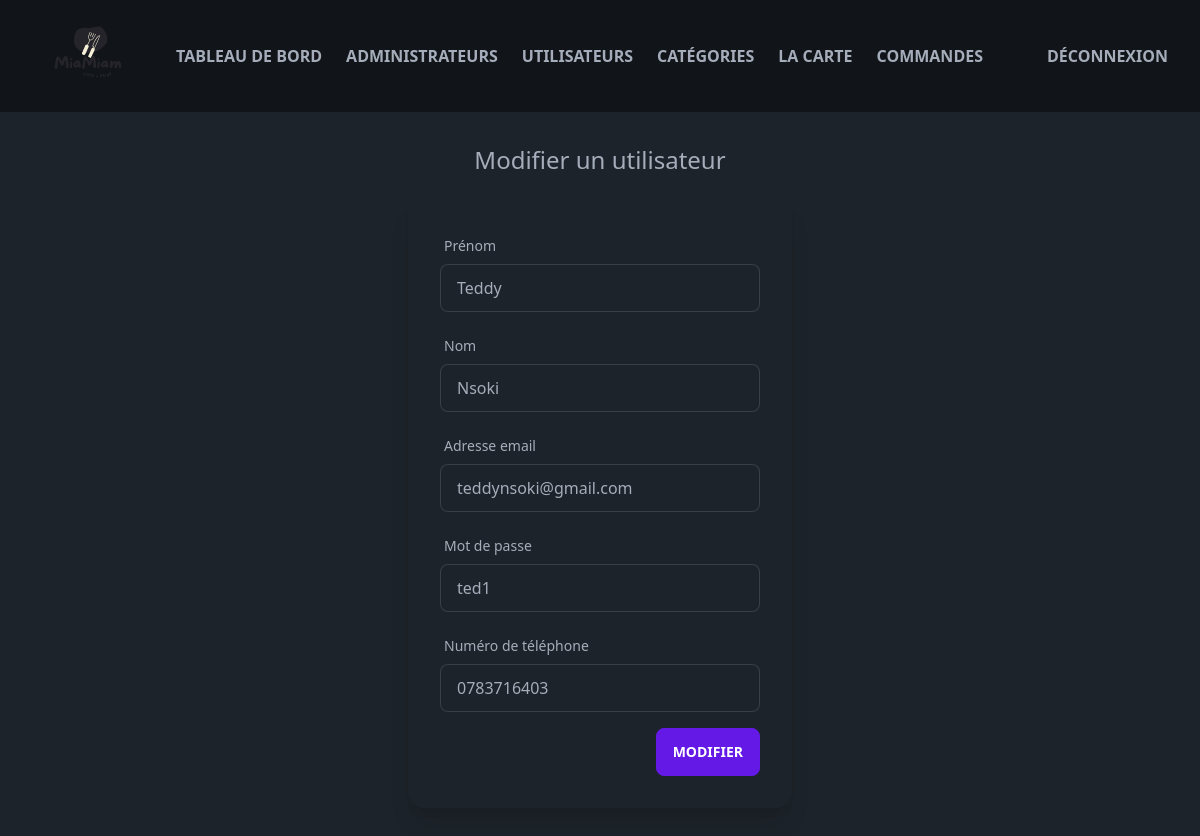
Page /admin/update-user.php?id=1 (signed in) on the committed database.
### tables this page shows
CREATE TABLE IF NOT EXISTS `user` (
  `id` int NOT NULL AUTO_INCREMENT,
  `email` varchar(255) NOT NULL,
  `password` varchar(255) NOT NULL,
  `phone` char(10) NOT NULL,
  `first_name` varchar(255) NOT NULL,
  `last_name` varchar(255) NOT NULL,
  PRIMARY KEY (`id`)
);

### admin/update-user.php (the view, shortened to what this page needs)
<?php include('partials/menu.php'); ?>
<?php session_start();
require("../connection.php");
try {
    $sql = "SELECT * FROM user WHERE id = :id";
    $results = $conn->prepare($sql);
    $id = $_GET["id"];
    $results->bindParam(":id", $id);
    $results->execute();
    $user = $results->fetch();
    $current_first_name = $user["first_name"];
    $current_last_name = $user["last_name"];
    $current_email = $user["email"];
    $current_password = $user["password"];
    $current_phone = $user["phone"];
} catch (PDOException $e) {
    echo $e->getMessage();
}
?>
<!DOCTYPE html>
<html>
<head>
</head>
<body>
    <main class="mx-auto min-h-screen max-w-screen-xl px-12 py-8">
        <div class="wrapper">
            <div>
                <h1 class="text-2xl text-center mb-5">Modifier un utilisateur</h1>
            </div>
            <div class="flex justify-center">
                <div class="card w-96 bg-base-100 shadow-xl">
                    <div class="card-body">
                        <form method="POST">
                            <label class="label">
                                <span class="label-text">Prénom</span>
                            </label>
                            <input type="text" name="first_name" id="first_name" value="<?php echo $current_first_name ?>" class="input input-bordered w-full max-w-xs mb-4" required />
                            <label class="label">
                                <span class="label-text">Nom</span>
                            </label>
                            <input type="text" name="last_name" id="last_name" value="<?php echo $current_last_name ?>" class="input input-bordered w-full max-w-xs mb-4" required />
                            <label class="label">
                                <span class="label-text">Adresse email</span>
                            </label>
                            <input type="email" name="email" id="email" value="<?php echo $current_email ?>" class="input input-bordered w-full max-w-xs mb-4" required />
                            <label class="label">
                                <span class="label-text">Mot de passe</span>
                            </label>
                            <input type="text" name="password" id="password" value="<?php echo $current_password ?>" class="input input-bordered w-full max-w-xs mb-4" required />
                            <label class="label">
                                <span class="label-text">Numéro de téléphone</span>
                            </label>
                            <input type="tel" name="phone" id="phone" value="<?php echo $current_phone ?>" class="input input-bordered w-full max-w-xs mb-4" required />
                            <div class="card-actions justify-end">
                                <input type="submit" name="submit" value="Modifier" class="btn btn-primary" />
                            </div>
                        </form>
                    </div>
                </div>
            </div>
    </main>
</body>

### rows in the picture
user: first_name "Teddy", last_name "Nsoki", email "teddynsoki@gmail.com", password "ted1", phone "0783716403"
